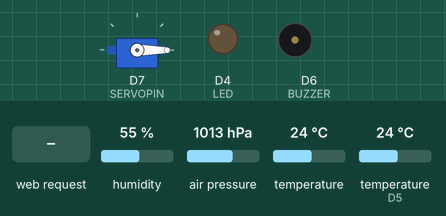
Recording of a sketch running on a simulated ESP8266 (NodeMCU). Parts: servo, output pins drawn as LEDs (lit = HIGH), buzzer (waves = sounding, pin HIGH). The inputs (shaded band) are chosen by the test bench; at power-on: humidity 55 %, air pressure 1013 hPa, temperature 24 °C, temperature (sensor on D5) 24 °C. WiFi joins after 1.5 s; servers stay silent unless stated; what the sketch prints to the serial monitor is not drawn.

Above: at 2.7 s.
2.8 s: HTTP request GET /readADC received
At 3.1 s:
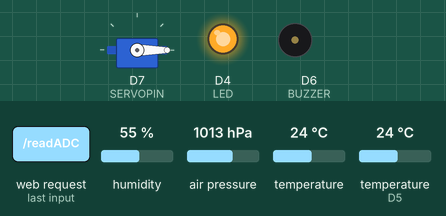
Timing chart, 0 to 5.8 s (numbered marks = the images above; inputs shaded):
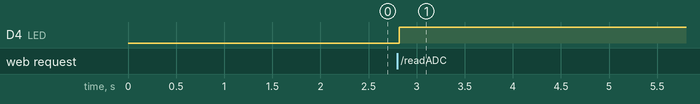

Measured:
- after the input at 2.8 s, D4 (LED): LOW → HIGH at once

The sketch:

weather_station.ino
```cpp
#include <ESP8266WiFi.h>
#include <WiFiClient.h>
#include <ESP8266WebServer.h>
#include <Wire.h>
#include <Adafruit_BMP280.h>
#include "index.h"
#include "DHTesp.h"
#include <Servo.h> // Servo library

#define DHTpin 14     // D5
#define LED 2         // Onboard LED
#define BUZZER 12     // D6
#define SERVOPIN 13   // D7 pin for Servo
#define ALTITUDE 1655.0

Adafruit_BMP280 bmp;
DHTesp dht;
ESP8266WebServer server(80);
Servo myservo; // Servo object

bool bmpAvailable = false;

const char* ssid = "Esha";
const char* password = "k599ckrg";

void handleRoot() {
  server.send(200, "text/html", MAIN_page);
}

void handleADC() {
  float temperatureBMP = bmpAvailable ? bmp.readTemperature() : 0.0;
  float pressure = bmpAvailable ? bmp.readPressure() / 100.0F : 0.0;

  float humidity = dht.getHumidity();
  float temperatureDHT = dht.getTemperature();

  int rainAnalog = analogRead(A0);
  int rainPercent = map(rainAnalog, 396, 169, 0, 100);
  rainPercent = constrain(rainPercent, 0, 100);

  // Optional: Smooth servo movement
  int currentAngle = myservo.read();
  if (temperatureBMP > 40 || rainPercent > 30) {
    for (int pos = currentAngle; pos <= 180; pos++) {
      myservo.write(pos);
      delay(5);
    }
    digitalWrite(BUZZER, HIGH);
  } else {
    for (int pos = currentAngle; pos >= 0; pos--) {
      myservo.write(pos);
      delay(5);
    }
    digitalWrite(BUZZER, LOW);
  }

  // Previous simple logic (now commented out)
  /*
  if (temperatureBMP > 40 || rainPercent > 30) {
    digitalWrite(BUZZER, HIGH);
    myservo.write(180);  // Move servo to full position
  } else {
    digitalWrite(BUZZER, LOW);
    myservo.write(0);    // Return to initial position
  }
  */

  String data = "{\"Rain\":\"" + String(rainPercent) +
                "\",\"Pressuremb\":\"" + String(pressure) +
                "\",\"Pressurehg\":\"" + String(pressure * 0.02953) +
                "\", \"Temperature\":\"" + String(temperatureBMP) +
                "\", \"Humidity\":\"" + String(humidity) + "\"}";

  digitalWrite(LED, !digitalRead(LED));
  server.send(200, "text/plain", data);
}

void setup() {
  Serial.begin(115200);
  dht.setup(DHTpin, DHTesp::DHT11);
  pinMode(LED, OUTPUT);
  pinMode(BUZZER, OUTPUT);
  digitalWrite(BUZZER, LOW);

  myservo.attach(SERVOPIN);
  myservo.write(0); // Initial position

  Wire.begin(D2, D1); // SDA, SCL

  if (bmp.begin(0x76) || bmp.begin(0x77)) {
    bmpAvailable = true;
    Serial.println("BMP280 sensor detected.");
  } else {
    Serial.println("BMP280 not found.");
  }

  WiFi.begin(ssid, password);
  Serial.print("Connecting to WiFi");
  int retries = 0;
  while (WiFi.status() != WL_CONNECTED && retries < 20) {
    delay(500);
    Serial.print(".");
    retries++;
  }

  if (WiFi.status() == WL_CONNECTED) {
    Serial.println("\nConnected to WiFi");
    Serial.print("IP address: ");
    Serial.println(WiFi.localIP());
  } else {
    Serial.println("\nFailed to connect to WiFi");
    return;
  }

  server.on("/", handleRoot);
  server.on("/readADC", handleADC);
  server.begin();
  Serial.println("HTTP server started");
}

void loop() {
  server.handleClient();
}
```

index.h
```cpp
const char MAIN_page[] PROGMEM = R"=====(
<!DOCTYPE html>
<html>
<head>
  <title>IoT Weather Station</title>
  <meta name="viewport" content="width=device-width, initial-scale=1">
  <link href="https://fonts.googleapis.com/css2?family=Poppins:wght@300;500;700&display=swap" rel="stylesheet">
  <link href="https://cdnjs.cloudflare.com/ajax/libs/font-awesome/6.5.0/css/all.min.css" rel="stylesheet">
  <style>
    * { margin: 0; padding: 0; box-sizing: border-box; }
    body {
      font-family: 'Poppins', sans-serif;
      background: linear-gradient(135deg, #667eea, #764ba2);
      color: #fff;
      display: flex;
      justify-content: center;
      align-items: center;
      height: 100vh;
    }
    .widget {
      background: rgba(255, 255, 255, 0.1);
      border-radius: 20px;
      box-shadow: 0 8px 32px rgba(0, 0, 0, 0.2);
      backdrop-filter: blur(10px);
      width: 90%;
      max-width: 500px;
      padding: 20px;
    }
    .header {
      text-align: center;
      margin-bottom: 20px;
    }
    .header h1 {
      font-size: 28px;
    }
    .data {
      display: flex;
      flex-wrap: wrap;
      justify-content: space-around;
    }
    .card {
      flex: 0 0 45%;
      background: rgba(255, 255, 255, 0.15);
      margin: 10px 0;
      padding: 20px;
      border-radius: 15px;
      text-align: center;
    }
    .card i {
      font-size: 30px;
      margin-bottom: 10px;
      color: #ffeb3b;
    }
    .card h2 {
      font-size: 18px;
      margin-bottom: 5px;
      font-weight: 500;
    }
    .card p {
      font-size: 22px;
      font-weight: bold;
    }
    .footer {
      text-align: center;
      margin-top: 20px;
      font-size: 14px;
      opacity: 0.8;
    }
  </style>
</head>
<body>
  <div class="widget">
    <div class="header">
      <h1>Weather Station</h1>
      <div id="date">Loading...</div>
    </div>
    <div class="data">
      <div class="card">
        <i class="fas fa-sun"></i>
        <h2>Temperature</h2>
        <p id="temp">-- &deg;C</p>
      </div>
      <div class="card">
        <i class="fas fa-tint"></i>
        <h2>Humidity</h2>
        <p id="humidity">--%</p>
      </div>
      <div class="card">
        <i class="fas fa-cloud-showers-heavy"></i>
        <h2>Rain</h2>
        <p id="rain">--%</p>
      </div>
      <div class="card">
        <i class="fas fa-tachometer-alt"></i>
        <h2>Pressure</h2>
        <p id="pressure">-- mb</p>
      </div>
    </div>
    <div class="footer">
      Alerts enabled: Heat (>40°C) & Rain (>30%)
    </div>
  </div>

  <script>
    let tempAlertShown = false;
    let rainAlertShown = false;

    setInterval(drawClock, 2000);

    function drawClock() {
      var now = new Date();
      document.getElementById("date").innerHTML = now.toDateString();

      var xhttp = new XMLHttpRequest();
      xhttp.onreadystatechange = function () {
        if (this.readyState === 4 && this.status === 200) {
          try {
            var obj = JSON.parse(this.responseText);
            let temp = Math.round(obj.Temperature || 0);
            let rain = parseInt(obj.Rain || 0);
            let humidity = Math.round(obj.Humidity || 0);
            let pressure = obj.Pressuremb > 0 ? Math.round(obj.Pressuremb) + " mb" : "N/A";

            document.getElementById("rain").innerHTML = rain + "%";
            document.getElementById("temp").innerHTML = temp + "&deg;C";
            document.getElementById("humidity").innerHTML = humidity + "%";
            document.getElementById("pressure").innerHTML = pressure;

            // ALERTS
            if (temp > 40 && !tempAlertShown) {
              alert("⚠ High Temperature Alert: " + temp + "°C");
              tempAlertShown = true;
            }
            if (temp <= 40) tempAlertShown = false;

            if (rain > 30 && !rainAlertShown) {
              alert("☔ Rain Alert: " + rain + "%");
              rainAlertShown = true;
            }
            if (rain <= 30) rainAlertShown = false;

          } catch (e) {
            console.error("Error parsing sensor data:", e);
          }
        }
      };
      xhttp.open("GET", "readADC", true);
      xhttp.send();
    }
  </script>
</body>
</html>
)=====";
```
